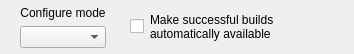
<?xml version="1.0" encoding="UTF-8"?>
<ui version="4.0">
 <class>WareBuildOptionsWidget</class>
 <widget class="QWidget" name="WareBuildOptionsWidget">
  <property name="geometry">
   <rect>
    <x>0</x>
    <y>0</y>
    <width>354</width>
    <height>54</height>
   </rect>
  </property>
  <property name="windowTitle">
   <string>Form</string>
  </property>
  <layout class="QHBoxLayout" name="horizontalLayout">
   <property name="spacing">
    <number>6</number>
   </property>
   <property name="sizeConstraint">
    <enum>QLayout::SetNoConstraint</enum>
   </property>
   <property name="leftMargin">
    <number>0</number>
   </property>
   <property name="topMargin">
    <number>0</number>
   </property>
   <property name="rightMargin">
    <number>0</number>
   </property>
   <property name="bottomMargin">
    <number>0</number>
   </property>
   <item>
    <spacer name="horizontalSpacer_3">
     <property name="orientation">
      <enum>Qt::Horizontal</enum>
     </property>
     <property name="sizeType">
      <enum>QSizePolicy::Fixed</enum>
     </property>
     <property name="sizeHint" stdset="0">
      <size>
       <width>20</width>
       <height>20</height>
      </size>
     </property>
    </spacer>
   </item>
   <item>
    <layout class="QVBoxLayout" name="verticalLayout">
     <property name="spacing">
      <number>0</number>
     </property>
     <item>
      <spacer name="verticalSpacer">
       <property name="orientation">
        <enum>Qt::Vertical</enum>
       </property>
       <property name="sizeHint" stdset="0">
        <size>
         <width>0</width>
         <height>0</height>
        </size>
       </property>
      </spacer>
     </item>
     <item>
      <widget class="QLabel" name="label">
       <property name="text">
        <string>Configure mode</string>
       </property>
       <property name="alignment">
        <set>Qt::AlignCenter</set>
       </property>
      </widget>
     </item>
     <item>
      <spacer name="verticalSpacer_3">
       <property name="orientation">
        <enum>Qt::Vertical</enum>
       </property>
       <property name="sizeType">
        <enum>QSizePolicy::Fixed</enum>
       </property>
       <property name="sizeHint" stdset="0">
        <size>
         <width>6</width>
         <height>6</height>
        </size>
       </property>
      </spacer>
     </item>
     <item>
      <widget class="QComboBox" name="ConfigureModeComboBox"/>
     </item>
     <item>
      <spacer name="verticalSpacer_2">
       <property name="orientation">
        <enum>Qt::Vertical</enum>
       </property>
       <property name="sizeHint" stdset="0">
        <size>
         <width>0</width>
         <height>0</height>
        </size>
       </property>
      </spacer>
     </item>
    </layout>
   </item>
   <item>
    <spacer name="horizontalSpacer">
     <property name="orientation">
      <enum>Qt::Horizontal</enum>
     </property>
     <property name="sizeType">
      <enum>QSizePolicy::Fixed</enum>
     </property>
     <property name="sizeHint" stdset="0">
      <size>
       <width>18</width>
       <height>6</height>
      </size>
     </property>
    </spacer>
   </item>
   <item>
    <widget class="QCheckBox" name="InstallCheckBox">
     <property name="text">
      <string/>
     </property>
    </widget>
   </item>
   <item>
    <widget class="QLabel" name="label_2">
     <property name="text">
      <string>Make successful builds
automatically available</string>
     </property>
    </widget>
   </item>
   <item>
    <spacer name="horizontalSpacer_2">
     <property name="orientation">
      <enum>Qt::Horizontal</enum>
     </property>
     <property name="sizeHint" stdset="0">
      <size>
       <width>40</width>
       <height>20</height>
      </size>
     </property>
    </spacer>
   </item>
  </layout>
 </widget>
 <resources/>
 <connections/>
</ui>
